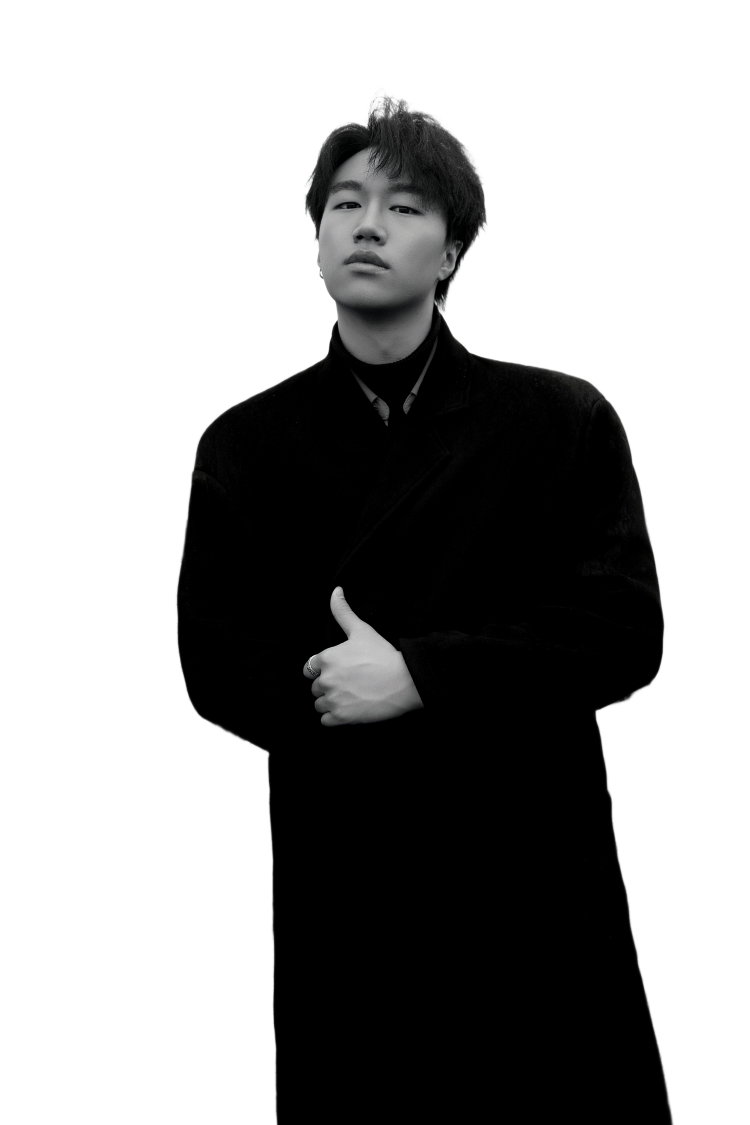
#> input picture assets/portrait/portrait-cutout.png, 1500 x 2250 px (shown at 1/2 size)
$ python optimize-assets.py
#> lines starting #> are read from the running program, lines starting #| are printed output that depends on the picture
"""Generate deterministic display-sized WebP assets for the personal site."""

from pathlib import Path

from PIL import Image


ROOT = Path(__file__).resolve().parents[1]


def write_webp(source: str, target: str, width: int, quality: int = 84) -> None:
#> called with source = 'assets/portrait/portrait-cutout.png', target = 'assets/portrait/portrait-480.webp', width = 480, quality = 82
    source_path = ROOT / source
    target_path = ROOT / target
    target_path.parent.mkdir(parents=True, exist_ok=True)

    with Image.open(source_path) as image:
#> image is the input picture: PIL image 1500x2250 RGBA; mean R, G, B, A 6.3, 6.4, 6.4, 102.2
        image = image.convert("RGBA")
        height = round(image.height * width / image.width)
#> height = 720
        resized = image.resize((width, height), Image.Resampling.LANCZOS)
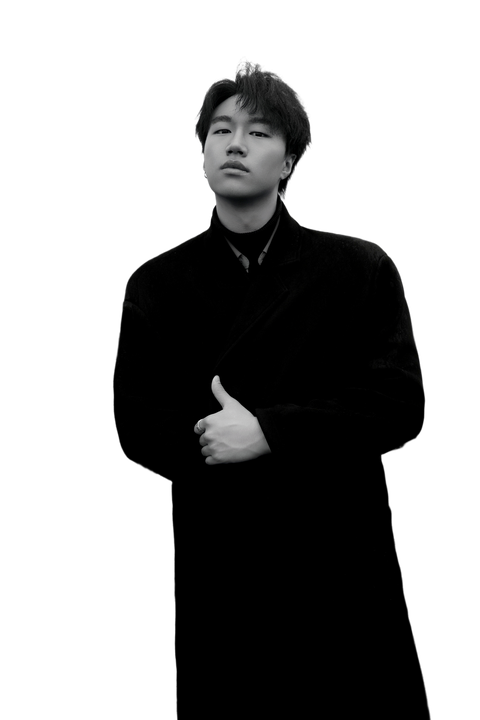
#> resized: PIL image 480x720 RGBA; mean R, G, B, A 6.3, 6.3, 6.3, 102.2; transparent parts drawn white
        resized.save(
            target_path,
            "WEBP",
            quality=quality,
            method=6,
            exact=True,
        )

    size_kb = target_path.stat().st_size / 1024
    print(f"{target}: {width}x{height}, {size_kb:.1f}KB")
#| assets/portrait/portrait-480.webp: 480x720, 14.9KB


def main() -> None:
    for width in (480, 800, 1200):
        write_webp(
            "assets/portrait/portrait-cutout.png",
            f"assets/portrait/portrait-{width}.webp",
            width,
            quality=82,
        )

    logo_jobs = (
        ("logo-hnu.png", "logo-hnu.webp", 240),
        ("logo-cuhksz.png", "logo-cuhksz.webp", 240),
        ("logo-pku-institute.png", "logo-pku-institute.webp", 460),
        ("logo-bytedance.png", "logo-bytedance.webp", 360),
    )
    for source, target, width in logo_jobs:
        write_webp(
            f"assets/logos/{source}",
            f"assets/logos/{target}",
            width,
            quality=88,
        )


if __name__ == "__main__":
#> (the run stopped early here; a loop or call above may not have finished)
